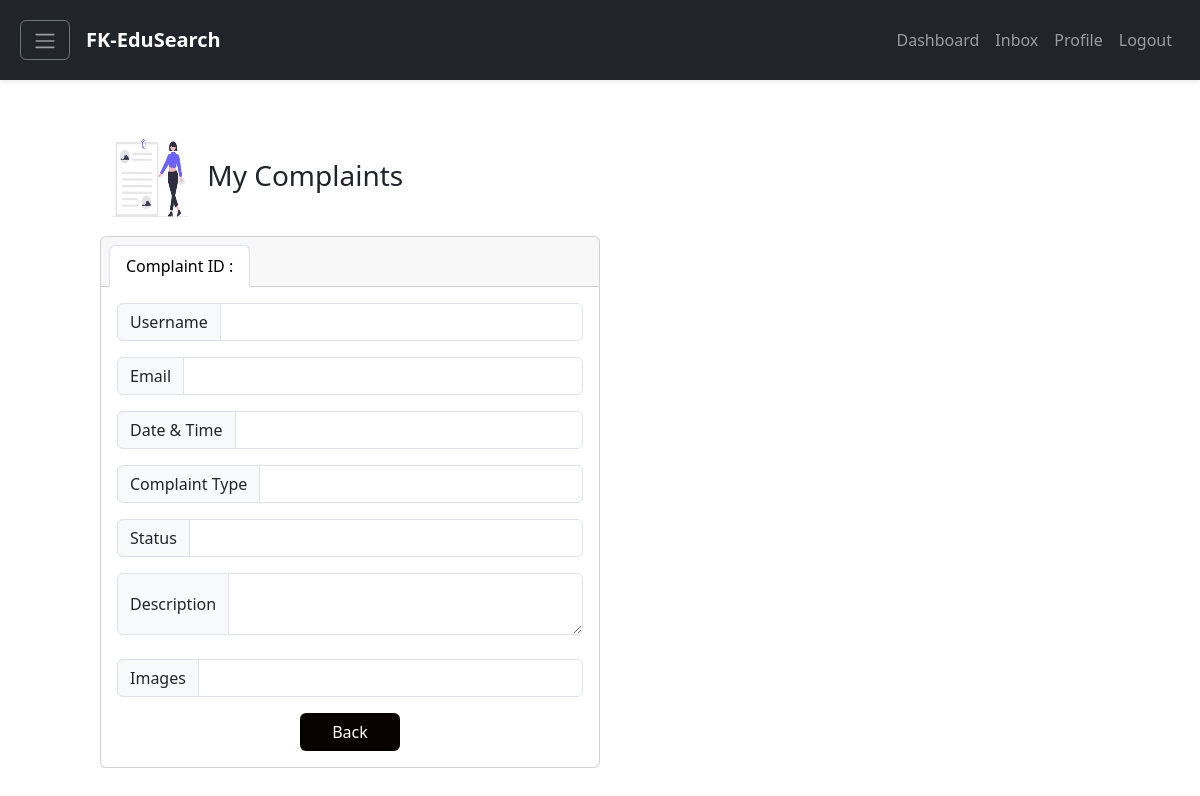
Page /complaintdetails.php?userid=1 on the earlier database version.
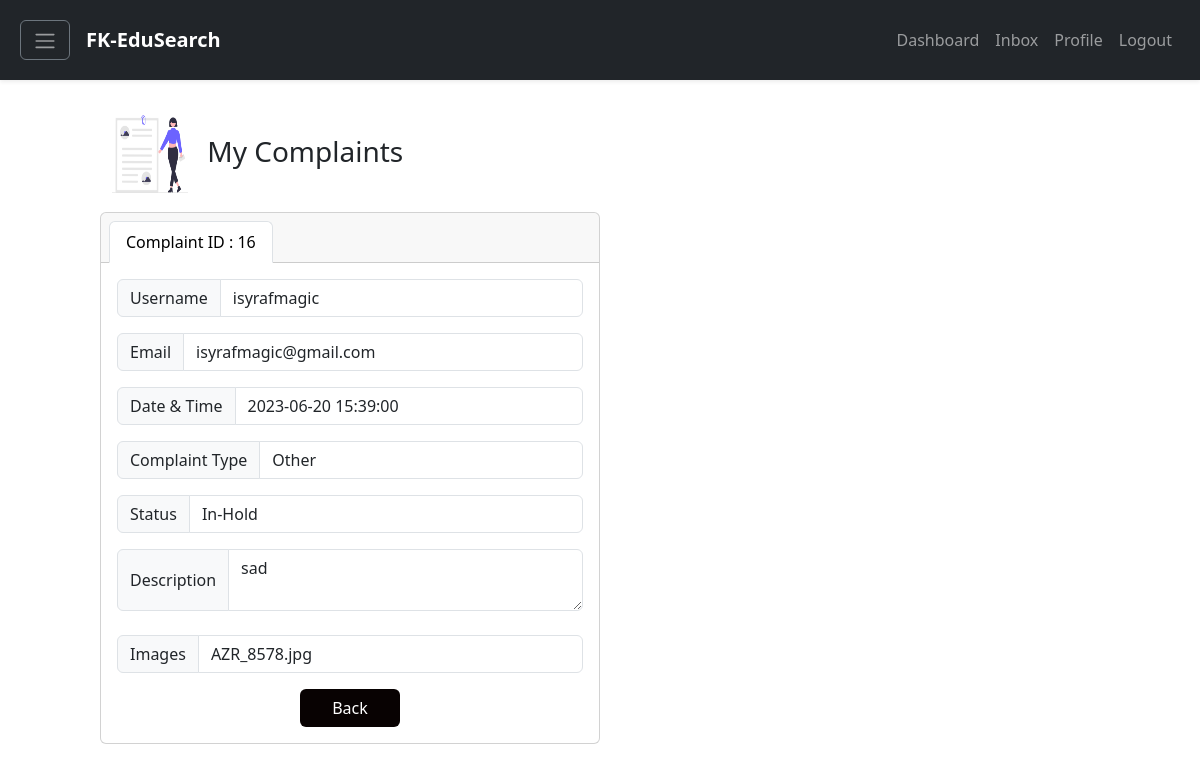
Same page on the later database version.
### tables this page shows
CREATE TABLE `complaint` (
  `complaintid` int(11) NOT NULL,
  `userid` int(11) DEFAULT NULL,
  `postid` int(11) DEFAULT NULL,
  `complaintDate` datetime DEFAULT NULL,
  `complaintType` varchar(60) DEFAULT NULL,
  `complaintDescription` varchar(60) DEFAULT NULL,
  `complaintStatus` varchar(60) DEFAULT NULL,
  `images` varchar(255) DEFAULT NULL
);

CREATE TABLE `user` (
  `userid` int(11) NOT NULL,
  `userFullName` varchar(60) NOT NULL,
  `userEmail` varchar(60) NOT NULL,
  `userPassword` varchar(60) NOT NULL,
  `username` varchar(60) NOT NULL,
  `userAcademicStatus` varchar(60) DEFAULT NULL,
  `userUpdateProfileStatus` varchar(60) DEFAULT NULL,
  `userOnlineStatus` varchar(60) DEFAULT NULL
);

### classes/Complaint.classes.php (called while the page is built, shortened)
<?php
class Complaint extends Connection
{
    public function getComplaintDetails($userid)
    {
        $connection = $this->getConnection();
        $query = "SELECT user.username, user.userEmail, complaint.complaintid, complaint.complaintDate, complaint.complaintType, complaint.complaintDescription, complaint.complaintStatus, complaint.images
                  FROM complaint
                  INNER JOIN user ON complaint.userid = user.userid
                  WHERE user.userid = '$userid'";
        $result = mysqli_query($connection, $query);
        if (!$result) {
            return false;
        } else {
            return $result;
        }
    }
}

### complaintdetails.php (the view, shortened to what this page needs)
<!DOCTYPE html>
<html lang="en">
<head>
    <link href="https://cdn.jsdelivr.net/npm/bootstrap@5.3.0-alpha3/dist/css/bootstrap.min.css" rel="stylesheet">
</head>
<body>
    <?php include "components/navigation.php"; ?>
    <?php
    $complaint = new ComplaintController();
    $userid = $_GET['userid'];
    $complaintid = $_GET['complaintid'];
    $complaintDetails = $complaint->getComplaintDetails($userid);
    if ($complaintDetails->num_rows > 0) {
        $row = mysqli_fetch_assoc($complaintDetails);
        $username = $row['username'];
        $userEmail = $row['userEmail'];
        $complaintid = $row['complaintid'];
        $complaintDate = $row['complaintDate'];
        $complaintType = $row['complaintType'];
        $complaintDescription = $row['complaintDescription'];
        $complaintStatus = $row['complaintStatus'];
        $images = $row['images'];
    } else {
        echo "Failed to retrieve complaint details.";
    }
    ?>
    <div class="d-flex flex-column justify-content-center align-item-center vh-100" style="padding-left: 100px; padding-right: 100px">
        <h3 class="mt-5"><img style="width:100px; height:100px" src="../FK-EduSearch/public/undraw_attached_file_re_0n9b.png" height="30"> My Complaints</h3>
        <div class="card text-center w-50">
            <div class="card-header">
                <ul class="nav nav-tabs card-header-tabs">
                    <li class="nav-item">
                        <a class="nav-link active" aria-current="true" href="#">Complaint ID : <?php echo $complaintid ?></a>
                    </li>
                </ul>
            </div>
            <div class="card-body">
                <div class="input-group mb-3">
                    <span class="input-group-text" id="basic-addon1">Username</span>
                    <input type="text" class="form-control" aria-label="Username" aria-describedby="basic-addon1" value="<?php echo $username; ?>" readonly>
                </div>
                <div class="input-group mb-3">
                    <span class="input-group-text">Email</span>
                    <input type="text" class="form-control" aria-label="Recipient's username" aria-describedby="basic-addon2" value="<?php echo $userEmail; ?>" readonly>
                </div>
                <div class="input-group mb-3">
                    <span class="input-group-text">Date & Time</span>
                    <input type="text" class="form-control" aria-label="" aria-describedby="basic-addon2" value="<?php echo $complaintDate; ?>" readonly>
                </div>
                <div class="input-group mb-3">
                    <span class="input-group-text">Complaint Type</span>
                    <input type="text" class="form-control" aria-label="Amount (to the nearest dollar)" value="<?php echo $complaintType; ?>" readonly>
                </div>
                <div class="input-group mb-3">
                    <span class="input-group-text">Status</span>
                    <input type="text" class="form-control" aria-label="" aria-describedby="basic-addon2" value="<?php echo $complaintStatus; ?>" readonly>
                </div>
                <div class="input-group">
                    <span class="input-group-text">Description</span>
                    <textarea class="form-control" aria-label="With textarea" readonly><?php echo $complaintDescription; ?></textarea>
                </div>
                <br>
                <div class="input-group mb-3">
                    <span class="input-group-text">Images</span>
                    <input type="text" class="form-control" aria-label="" aria-describedby="basic-addon2" value="<?php echo $images; ?>" readonly>
                </div>
                <a href="usercomplaint.php" style="color:white; background-color: #080202; width:100px" class="btn">Back</a>
            </div>
        </div>
    </div>
</body>
</html>

### components/navigation.php (shortened to what this page needs)
<!DOCTYPE html>
<html lang="en">
<head>
    <link href="https://cdn.jsdelivr.net/npm/bootstrap@5.3.0-alpha3/dist/css/bootstrap.min.css" rel="stylesheet">
</head>
<body>
    <?php
    $current = substr($_SERVER["SCRIPT_NAME"], strrpos($_SERVER["SCRIPT_NAME"], "/") + 1);
    ?>
    <nav class="navbar navbar-expand-lg navbar-dark bg-dark shadow-sm py-3 px-2 fixed-top z-3" style="height: 80px">
        <form class="container-fluid" action="" method="post">
            <?php
            echo $_SESSION['logged_out'] ? NULL : '
            <a class="btn btn-outline-secondary me-3" data-bs-toggle="offcanvas" href="#offcanvasExample" role="button"
            aria-controls="offcanvasExample">
                <span class="navbar-toggler-icon"></span>
            </a>'
            ?>
            <a class="navbar-brand" href="#"><b>FK-EduSearch</b></a>
            <?php
            if ($_SESSION["logged_out"]) {
                echo '
                <button type="button" class="btn btn-light">
                    Helpdesk
                </button>
                ';
            } else {
                echo '
                <button class="navbar-toggler" type="button" data-bs-toggle="collapse" data-bs-target="#navbarNav"
                aria-controls="navbarNav" aria-expanded="false" aria-label="Toggle navigation">
                    <span class="navbar-toggler-icon"></span>
                </button>
                <div class="collapse navbar-collapse" id="navbarNav">
                    <ul class="navbar-nav ms-auto">
                        <li class="nav-item">
                            <a class="' . (($current == "home.php") ? "nav-link active" : "nav-link") . '" aria-current="page" href="index.php">Dashboard</a>
                        </li>
                        <li class="nav-item">
                            <a class="' . (($current == "inbox.php") ? "nav-link active" : "nav-link") . '" href="inbox.php">Inbox</a>
                        </li>
                        <li class="nav-item">
                            <a class="' . (($current == "userProfile.php") ? "nav-link active" : "nav-link") . '" href="userProfile.php">Profile</a>
                        </li>
                        ' . (($_SESSION['role'] == "expert") ? '<li class="nav-item"><a class="' . (($current == "experteditprofile.php") ? "nav-link active" : "nav-link") . '" href="experteditprofile.php">Profile</a></li>' : '') . '
                        <div class="nav-item">
                            <button class="nav-link" type="submit" name="logout">Logout</button>
                        </div>
                    </ul>
                </div>
                ';
            }
            ?>
        </form>
    </nav>
    <?php include "sidebar.php" ?>
</body>
</html>

### components/sidebar.php (shortened to what this page needs)
<!DOCTYPE html>
<html lang="en">
<head>
    <link href="https://cdn.jsdelivr.net/npm/bootstrap@5.3.0-alpha3/dist/css/bootstrap.min.css" rel="stylesheet"
>
    <link rel="stylesheet" href="https://cdnjs.cloudflare.com/ajax/libs/animate.css/4.1.1/animate.min.css" />
</head>
<body>
</body>
</html>

Differences in the rows shown:
added complaint: complaintid "16", complaintDate "2023-06-20 15:39:00", complaintType "Other", complaintStatus "In-Hold", complaintDescription "sad", images "AZR_8578.jpg"
now on this page (row edited): user: username "isyrafmagic", userEmail "isyrafmagic@gmail.com"
